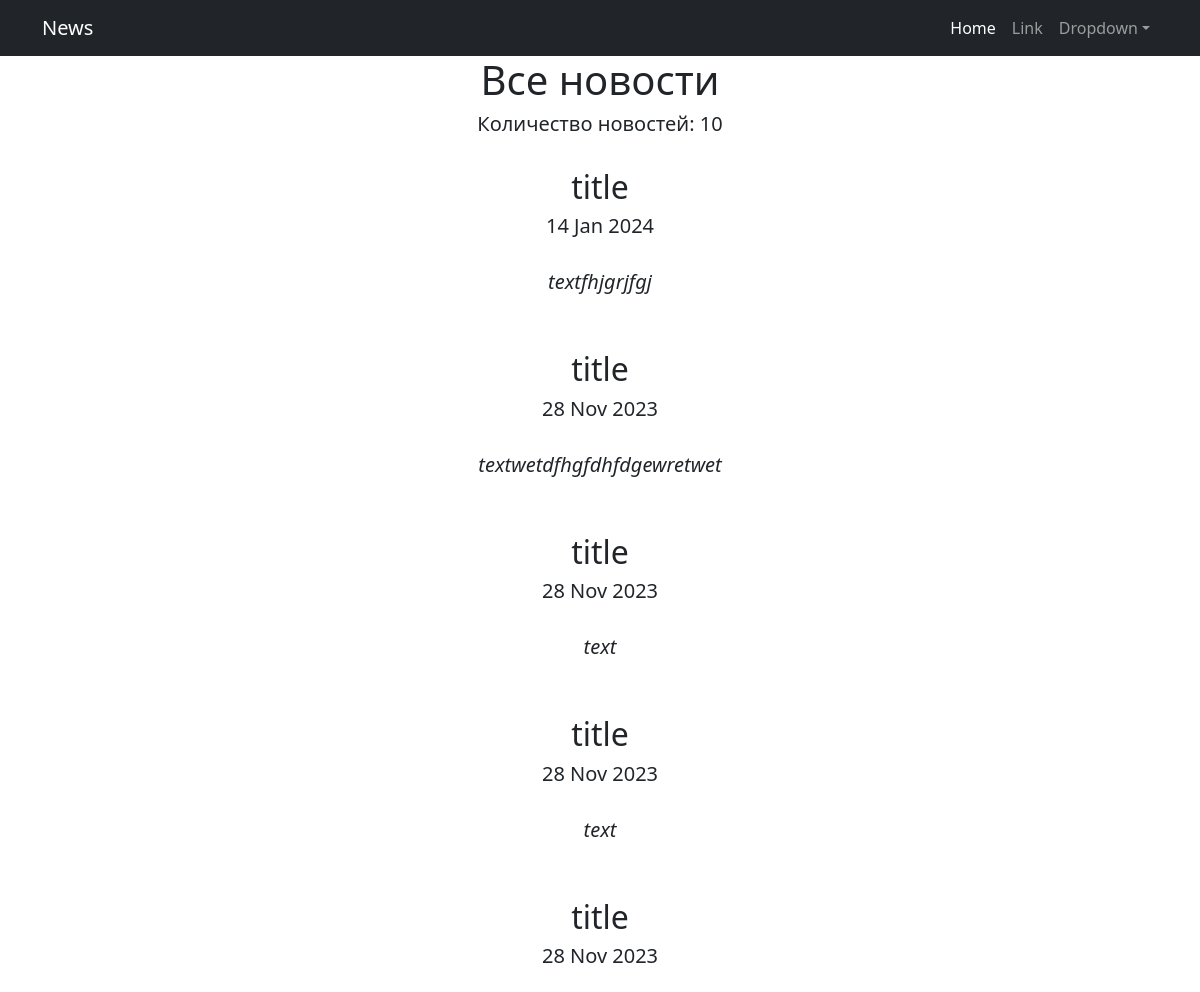
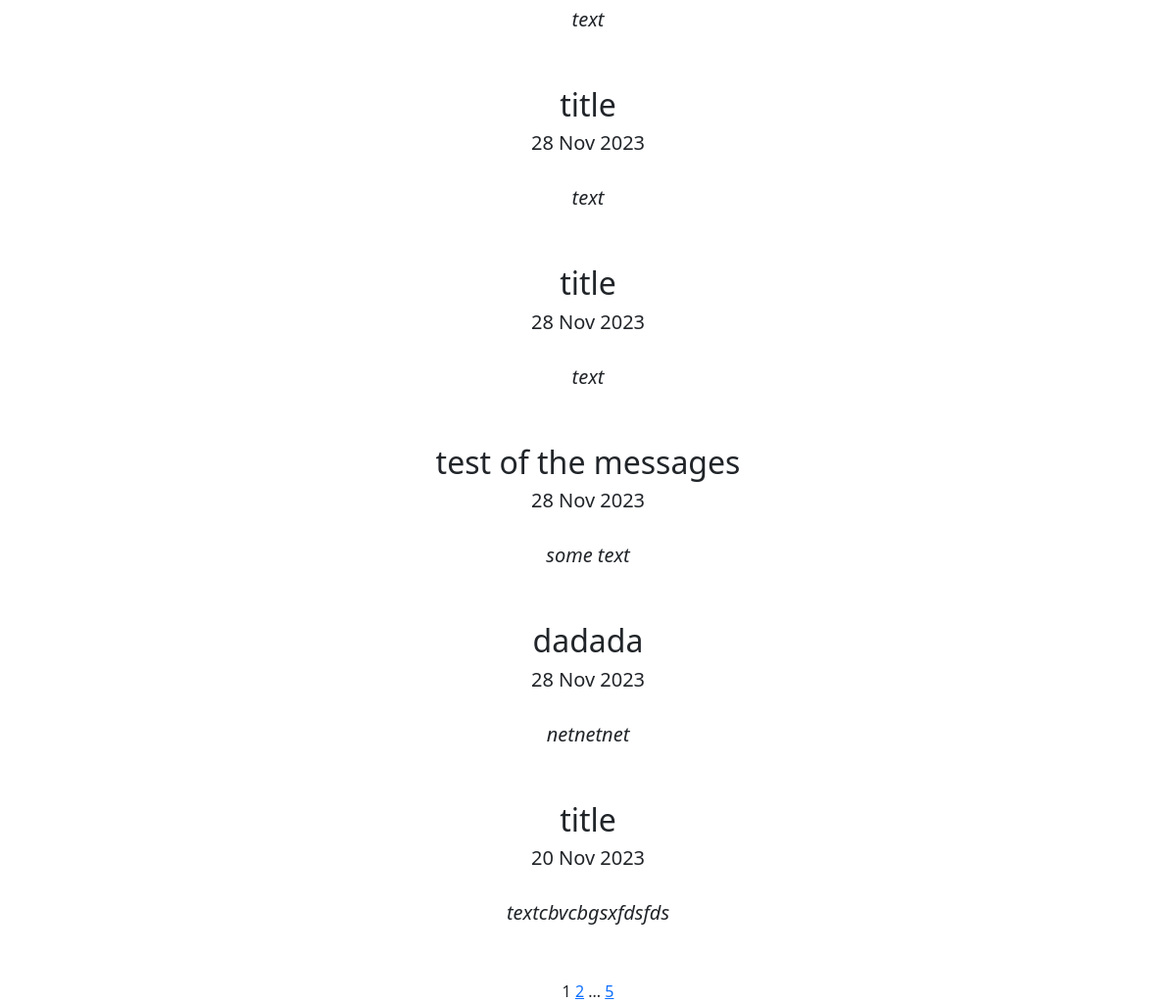
Page /news/ on the committed database (2 pictures, top to bottom).
### News/models.py (models this page shows, shortened)
class Post(models.Model):
    ARTICLE = 'AT'
    NEWS = 'NS'
    TYPE_OF_POST = [
        (ARTICLE, 'статья'),
        (NEWS, 'новость'),
    ]
    author = models.ForeignKey(Author, on_delete= models.CASCADE)
    type = models.CharField(max_length=2, choices=TYPE_OF_POST, default=ARTICLE)
    article_date = models.DateTimeField(auto_now_add=True)
    category = models.ManyToManyField(Category, through='PostCategory')
    title = models.CharField(max_length=255, default='title')
    text = models.TextField(default='text')
    rating = models.IntegerField(default=0)

### News/views.py (the view)
# urls.py: path('', PostsList.as_view(), name='post_list'),
class PostsList(ListView):
    model = Post
    ordering = '-article_date'
    template_name = 'posts.html'
    context_object_name = 'posts'
    paginate_by = 10

### News/templatetags/custom_filters.py (called while the page is built)
@register.filter()
def censor(value):
    m = value.split(' ')
    output = ''
    for word in m:
        if word.lower() in BAN_WORDS:
            word = word[0]+'*'*(len(word)-1)
        output += word+' '
    return output

### templates/posts.html (shortened to what this page needs)
{% extends 'flatpages/default.html' %}
{% load custom_filters %}
{% block content %}
<h1>Все новости</h1>
<h5>Количество новостей: {{ posts|length }}</h5>
<br>
{% for post in posts %}
<h2>{{ post.title|censor }}</h2>
<h5>{{ post.article_date|date:'d M Y' }}</h5>
<br>
<h5><i>{{ post.text|truncatewords:20|censor }}</i></h5>
<br>
<br>
{% endfor %}
   {{ page_obj.number }}
   {% if page_obj.has_next %}
       <a href="?page={{ page_obj.next_page_number }}">{{ page_obj.next_page_number }}</a>
       {% if paginator.num_pages != page_obj.next_page_number %}
           ...
           <a href="?page={{ page_obj.paginator.num_pages }}">{{ page_obj.paginator.num_pages }}</a>
       {% endif %}
   {% endif %}
{% endblock content %}

### templates/flatpages/default.html (shortened to what this page needs)
<!DOCTYPE html>
<html lang="en">
    <head>
        {% load static %}
        <link href = "{% static 'css/styles.css' %}" rel="stylesheet" />
    </head>
    <body>
        <nav class="navbar navbar-expand-lg navbar-dark bg-dark">
            <div class="container">
                <a class="navbar-brand" href="#">News</a>
                <div class="collapse navbar-collapse" id="navbarSupportedContent">
                    <ul class="navbar-nav ms-auto mb-2 mb-lg-0">
                        <li class="nav-item"><a class="nav-link active" aria-current="page" href="#">Home</a></li>
                        <li class="nav-item"><a class="nav-link" href="#">Link</a></li>
                        <li class="nav-item dropdown">
                            <a class="nav-link dropdown-toggle" id="navbarDropdown" href="#" role="button" data-bs-toggle="dropdown" aria-expanded="false">Dropdown</a>
                        </li>
                    </ul>
                </div>
            </div>
        </nav>
        <div class="container">
            <div class="row">
                <div class="col-lg-12 text-center">
                    {% block content %}{% endblock content %}
                </div>
            </div>
        </div>
    </body>
</html>

### rows in the picture
Post: title|censor "title", article_date "14 Jan 2024", text|censor "textfhjgrjfgj"
Post: title|censor "title", article_date "28 Nov 2023", text|censor "textwetdfhgfdhfdgewretwet"
Post: title|censor "title", article_date "28 Nov 2023", text|censor "text"
Post: title|censor "title", article_date "28 Nov 2023", text|censor "text"
Post: title|censor "title", article_date "28 Nov 2023", text|censor "text"
Post: title|censor "title", article_date "28 Nov 2023", text|censor "text"
Post: title|censor "title", article_date "28 Nov 2023", text|censor "text"
Post: title|censor "test of the messages", article_date "28 Nov 2023", text|censor "some text"
Post: title|censor "dadada", article_date "28 Nov 2023", text|censor "netnetnet"
Post: title|censor "title", article_date "20 Nov 2023", text|censor "textcbvcbgsxfdsfds"

### other values in the picture
{{ posts|length }} "10"
{{ page_obj.number }} "1"
{{ page_obj.next_page_number }} "2"
{{ page_obj.paginator.num_pages }} "5"
